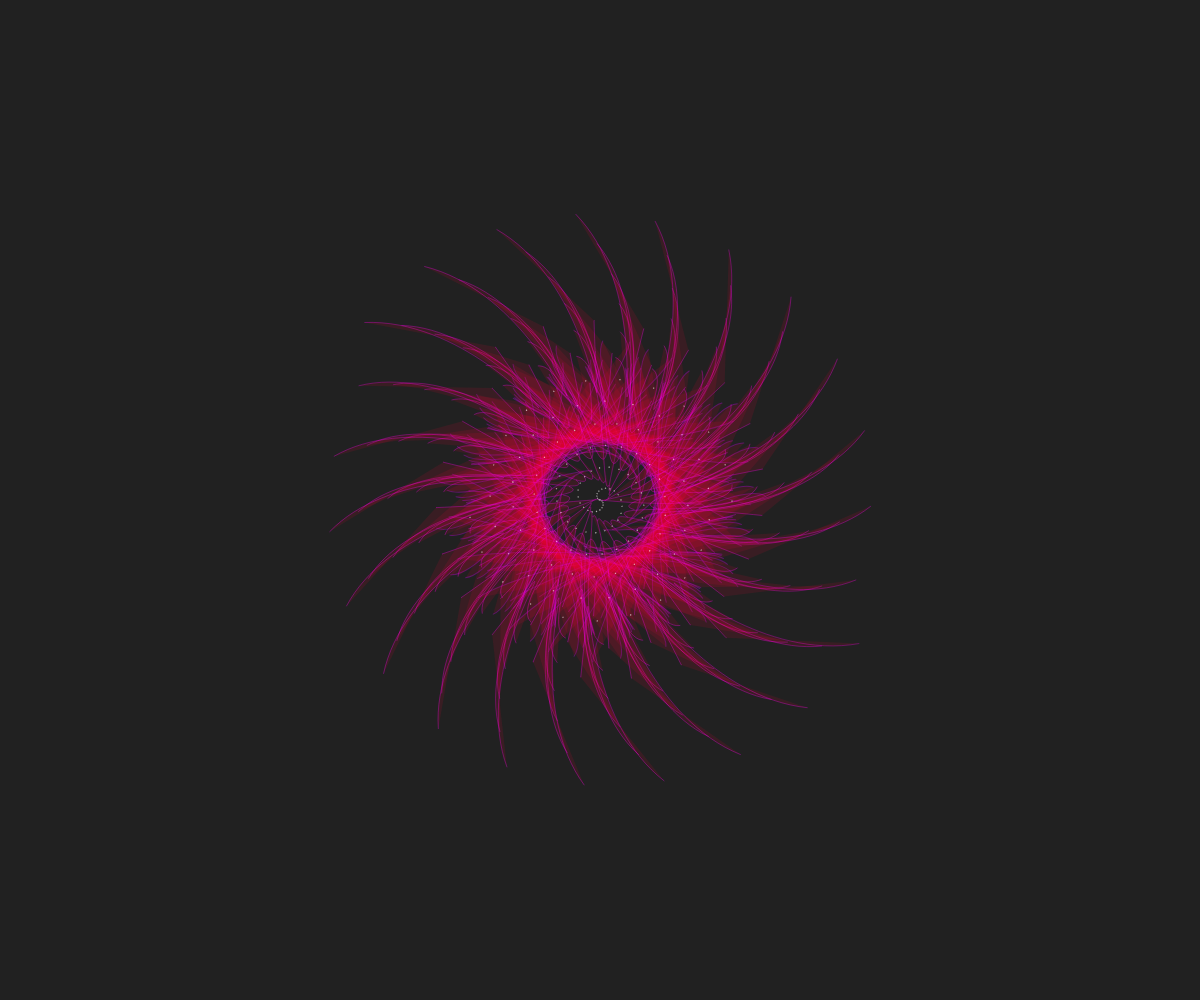
Frame 1 (no input)
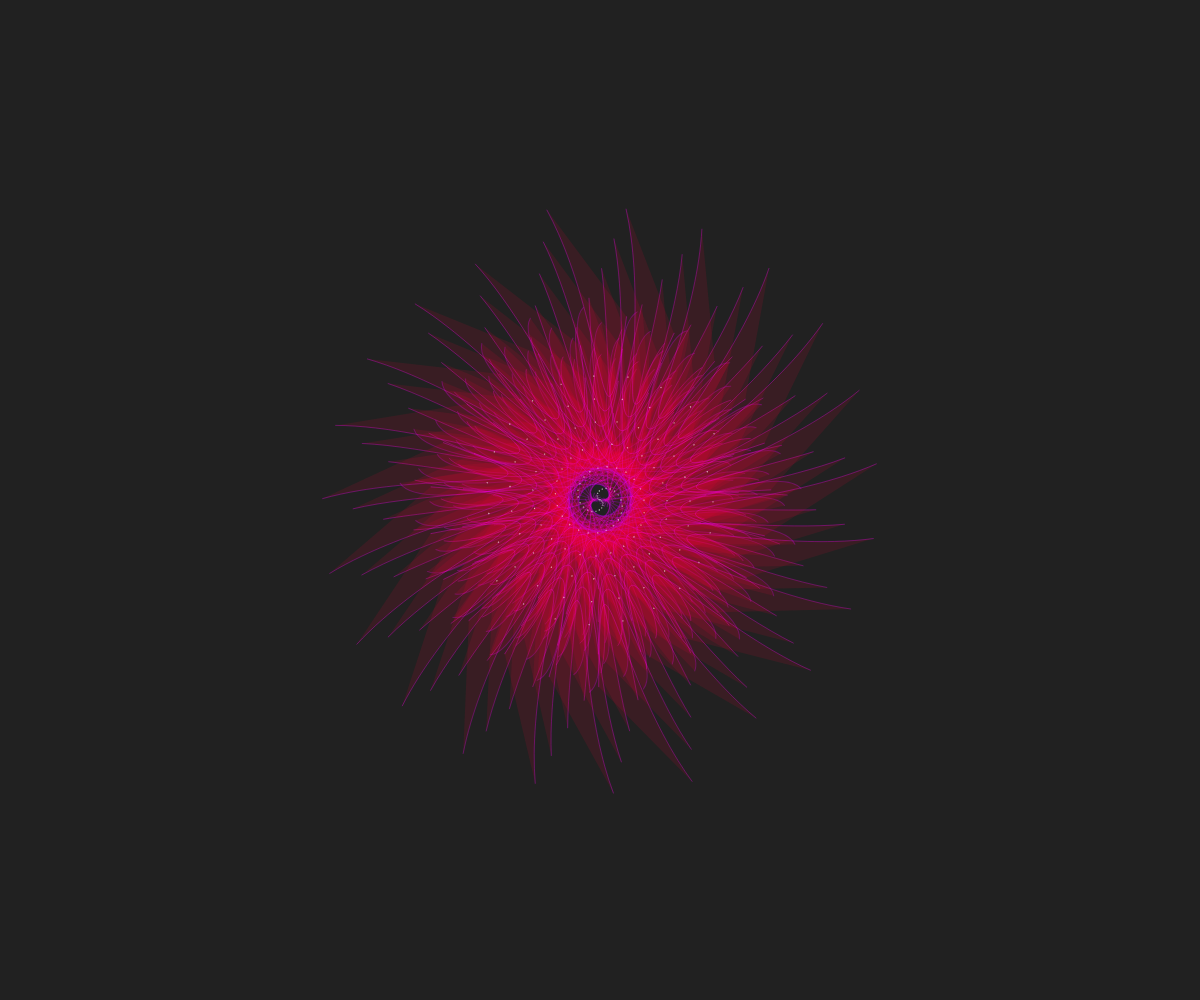
Frame 60 (no input)
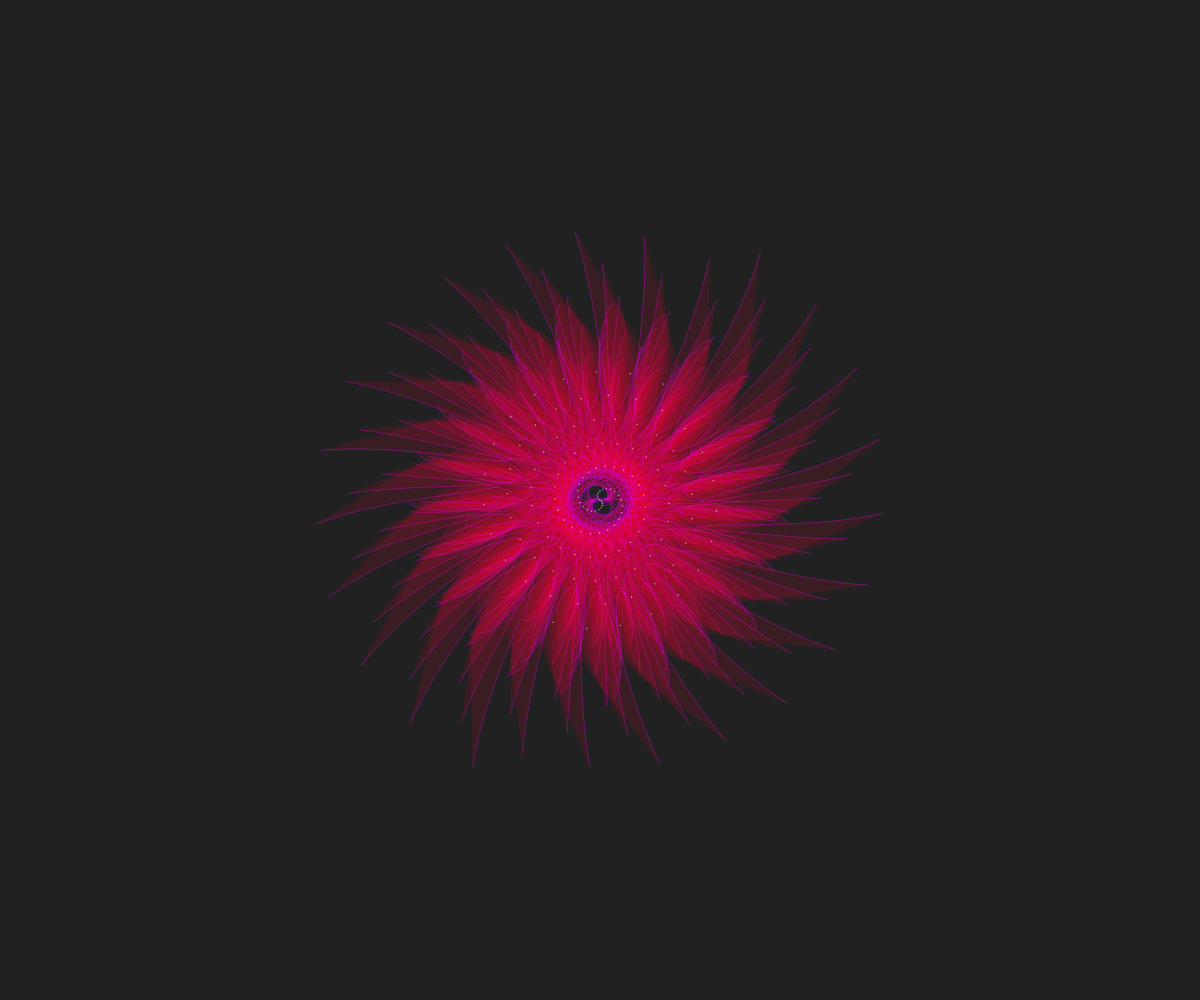
Frame 120 (the mouse pressed at the canvas centre since frame 60)

The p5.js sketch that drew these frames (run headless with seeded random() and noise() and a simulated clock; from frame 60 on, the mouse is pressed at the canvas centre):

// p5.js sketch
// ── sketch.js
/* Raymond G McCord (slow_izzm)
   07/23/2016
   
   This work is licensed under a Creative Commons 3.0 License.
    (Attribution - NonCommerical - ShareAlike)
 		http://creativecommons.org/licenses/by-nc-sa/3.0/
*/


var angle,
    gen = 33;

function setup() {
  createCanvas(windowWidth, windowHeight);
  stroke(200, 0, 255, 80);
  fill(233, 0, 55, 30);
}

function draw() {
  background(33);

  angle = sin(gen * 33) * 33;
  
  

  push();
  translate(width / 2, height / 2);
  rotate(gen * 2);
  for (var i = 0; i < 133; i++) {
    rotate(3 * gen / 33);
    curve(i, i, 0, angle + i, 133, angle - i, i + 133, i);
    //bezier(i, i, 0, angle + i, 333, angle + i, i + 333, i);

  }
  pop();
  
  
  
  push();
  translate(width / 2, height / 2);
  rotate(gen * 2);
  for (var i = 0; i < 133; i++) {
    rotate(3 * gen / 33);
    stroke(255, 0, 242);
    strokeWeight(0.3);
    bezier(i, i, 0, cos(angle - i), 133, angle + i, i + 133, i);

  }
  pop();
  
push();
  translate(width / 2, height / 2);
  rotate(gen * 2);
  for (var i = 0; i < 133; i++) {
    rotate(-3 * gen / 33);
    stroke(255);
    strokeWeight(1);
    ellipse(i, 0, .3, .3);

  }
  pop();

  gen += 0.0009;
}

function windowResized() {
  resizeCanvas(windowWidth, windowHeight);
}
